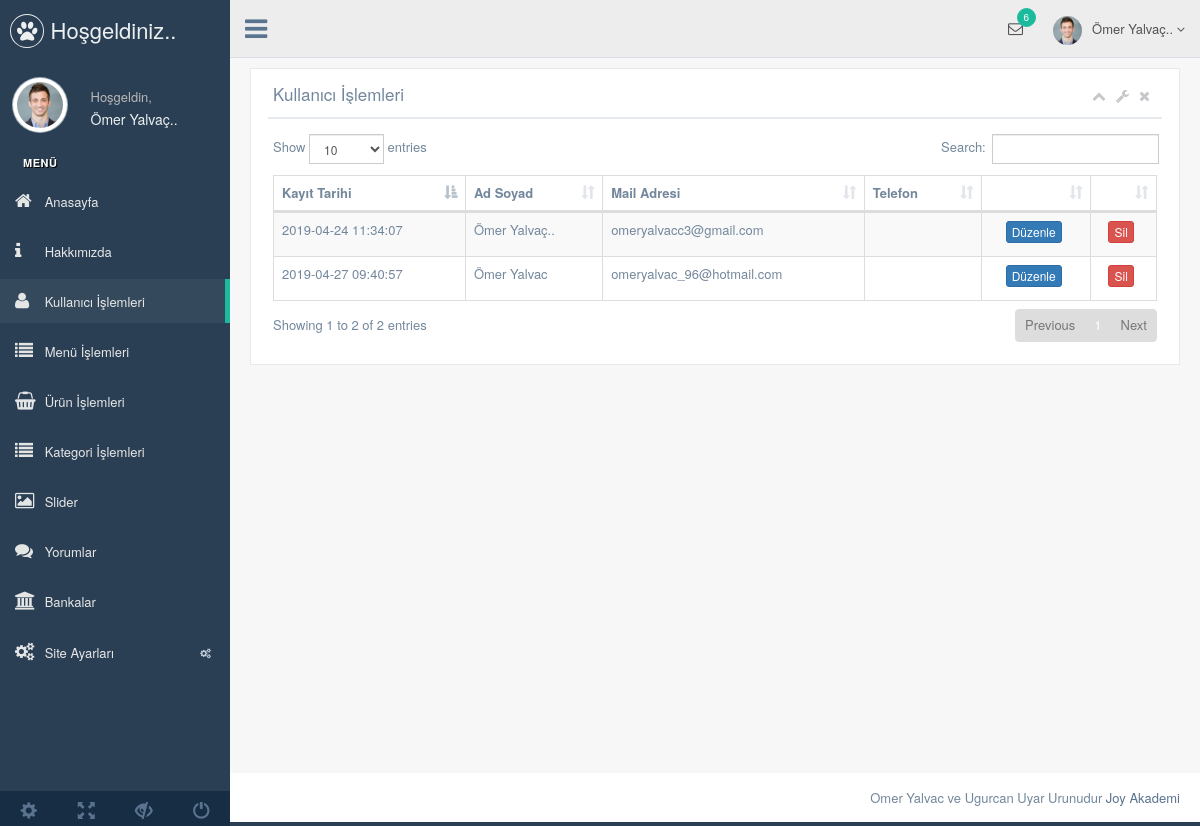
Page /admin/production/kullanici.php (signed in) on the committed database.
### tables this page shows
CREATE TABLE `kullanici` (
  `kullanici_id` int(11) NOT NULL,
  `kullanici_zaman` datetime NOT NULL DEFAULT CURRENT_TIMESTAMP,
  `kullanici_resim` varchar(250) NOT NULL,
  `kullanici_tc` varchar(50) NOT NULL,
  `kullanici_ad` varchar(50) NOT NULL,
  `kullanici_mail` varchar(100) NOT NULL,
  `kullanici_gsm` varchar(50) NOT NULL,
  `kullanici_password` varchar(50) NOT NULL,
  `kullanici_adsoyad` varchar(50) NOT NULL,
  `kullanici_adres` varchar(250) NOT NULL,
  `kullanici_il` varchar(100) NOT NULL,
  `kullanici_ilce` varchar(100) NOT NULL,
  `kullanici_unvan` varchar(100) NOT NULL,
  `kullanici_yetki` varchar(50) NOT NULL,
  `kullanici_durum` int(1) NOT NULL DEFAULT '1'
);

### admin/production/kullanici.php (the view, shortened to what this page needs)
<?php include 'header.php';
$kullanicisor=$db->prepare("SELECT * FROM kullanici");
$kullanicisor->execute();
?>
        <div class="right_col" role="main">
          <div class="">
            <div class="row">
              <div class="col-md-12 col-sm-12 col-xs-12">
                <div class="x_panel">
                  <div class="x_title">
                    <h2>Kullanıcı İşlemleri</h2>
                    <ul class="nav navbar-right panel_toolbox">
                      <li><a class="collapse-link"><i class="fa fa-chevron-up"></i></a>
                      </li>
                      <li class="dropdown">
                        <a href="#" class="dropdown-toggle" data-toggle="dropdown" role="button" aria-expanded="false"><i class="fa fa-wrench"></i></a>
                      </li>
                      <li><a class="close-link"><i class="fa fa-close"></i></a>
                      </li>
                    </ul>
                    <div class="clearfix"></div>
                  </div>
                  <div class="x_content">
                  <table id="datatable-responsive" class="table table-striped table-bordered dt-responsive nowrap" cellspacing="0" width="100%">
                      <thead>
                        <tr>
                          <th>Kayıt Tarihi</th>
                          <th>Ad Soyad</th>
                          <th>Mail Adresi</th>
                          <th>Telefon</th>
                          <th></th>
                          <th> </th>
                        </tr>
                      </thead>
                      <tbody>
<?php
                     while($kullanicicek=$kullanicisor->fetch(PDO::FETCH_ASSOC)){ ?>
                        <tr>
                          <td><?php echo $kullanicicek['kullanici_zaman'] ?></td>
                          <td><?php echo $kullanicicek['kullanici_adsoyad'] ?></td>
                          <td><?php echo $kullanicicek['kullanici_mail'] ?></td>
                          <td><?php echo $kullanicicek['kullanici_gsm'] ?></td>
                          <td><center><a href="kullanici-duzenle.php?kullanici_id=<?php echo $kullanicicek['kullanici_id']; ?>"<button class="btn btn-primary btn-xs">Düzenle </button> </a></center></td>
                          <td><center><a href="../netting/islem.php?kullanici_id=<?php echo $kullanicicek['kullanici_id']; ?>&kullanicisil=ok" ><button class="btn btn-danger btn-xs">Sil </button> </a></center></td>
                        </tr>
                    <?php }
?>
                      </tbody>
                    </table>
                  </div>
                </div>
              </div>
            </div>
          </div>
        </div>
     <?php include 'footer.php';
     ?>

### admin/production/header.php (shortened to what this page needs)
<?php
include '../netting/baglam.php';
$kullanicisor=$db->prepare("SELECT * FROM kullanici where kullanici_mail=:mail");
$kullanicisor->execute(array(
  'mail' => $_SESSION['kullanici_mail']
));
$kullanicicek=$kullanicisor->fetch(PDO::FETCH_ASSOC);
?>
<!DOCTYPE html>
<html lang="en">
  <head>
    <link href="../vendors/bootstrap/dist/css/bootstrap.min.css" rel="stylesheet">
    <link href="../vendors/font-awesome/css/font-awesome.min.css" rel="stylesheet">
    <link href="../vendors/nprogress/nprogress.css" rel="stylesheet">
    <link href="../vendors/iCheck/skins/flat/green.css" rel="stylesheet">
    <link href="../vendors/datatables.net-bs/css/dataTables.bootstrap.min.css" rel="stylesheet">
    <link href="../vendors/datatables.net-buttons-bs/css/buttons.bootstrap.min.css" rel="stylesheet">
    <link href="../vendors/datatables.net-fixedheader-bs/css/fixedHeader.bootstrap.min.css" rel="stylesheet">
    <link href="../vendors/datatables.net-responsive-bs/css/responsive.bootstrap.min.css" rel="stylesheet">
    <link href="../vendors/datatables.net-scroller-bs/css/scroller.bootstrap.min.css" rel="stylesheet">
    <link href="../vendors/dropzone/dist/min/dropzone.min.css" rel="stylesheet">
    <link href="../build/css/custom.min.css" rel="stylesheet">
  </head>
  <body class="nav-md">
    <div class="container body">
      <div class="main_container">
        <div class="col-md-3 left_col">
          <div class="left_col scroll-view">
            <div class="navbar nav_title" style="border: 0;">
              <a href="index.html" class="site_title"><i class="fa fa-paw"></i> <span>Hoşgeldiniz..</span></a>
            </div>
            <div class="profile clearfix">
              <div class="profile_pic">
                <img src="images/img.jpg" alt="..." class="img-circle profile_img">
              </div>
              <div class="profile_info">
                <span>Hoşgeldin,</span>
                <h2><?php echo $kullanicicek['kullanici_adsoyad']; ?></h2>
              </div>
            </div>
            <br />
            <div id="sidebar-menu" class="main_menu_side hidden-print main_menu">
              <div class="menu_section">
                <h3>Menü</h3>
                <ul class="nav side-menu">
                <li><a href="index.php"><i class="fa fa-home"></i> Anasayfa </a></li>
                <li><a href="hakkimizda.php"><i class="fa fa-info"></i> Hakkımızda </a></li>
                <li><a href="kullanici.php"><i class="fa fa-user"></i> Kullanıcı İşlemleri </a></li>
                <li><a href="menu.php"><i class="fa fa-list"></i> Menü İşlemleri </a></li>
                <li><a href="urun.php"><i class="fa fa-shopping-basket"></i> Ürün İşlemleri </a></li>
                <li><a href="kategori.php"><i class="fa fa-list"></i> Kategori İşlemleri </a></li>
                <li><a href="slider.php"><i class="fa fa-image"></i> Slider </a></li>
                <li><a href="yorum.php"><i class="fa fa-comments"></i> Yorumlar </a></li>
                <li><a href="banka.php"><i class="fa fa-bank"></i> Bankalar </a></li>
                  <li><a><i class="fa fa-cogs"></i> Site Ayarları <span class="fa fa-cogs"></span></a>
                  </li>
                </ul>
              </div>
            </div>
            <div class="sidebar-footer hidden-small">
              <a data-toggle="tooltip" data-placement="top" title="Settings">
                <span class="glyphicon glyphicon-cog" aria-hidden="true"></span>
              </a>
              <a data-toggle="tooltip" data-placement="top" title="FullScreen">
                <span class="glyphicon glyphicon-fullscreen" aria-hidden="true"></span>
              </a>
              <a data-toggle="tooltip" data-placement="top" title="Lock">
                <span class="glyphicon glyphicon-eye-close" aria-hidden="true"></span>
              </a>
              <a data-toggle="tooltip" data-placement="top" title="Logout">
                <span class="glyphicon glyphicon-off" aria-hidden="true"></span>
              </a>
            </div>
          </div>
        </div>
        <div class="top_nav">
          <div class="nav_menu">
            <nav>
              <div class="nav toggle">
                <a id="menu_toggle"><i class="fa fa-bars"></i></a>
              </div>
              <ul class="nav navbar-nav navbar-right">
                <li class="">
                  <a href="javascript:;" class="user-profile dropdown-toggle" data-toggle="dropdown" aria-expanded="false">
                    <img src="images/img.jpg" alt=""><?php echo $kullanicicek['kullanici_adsoyad']; ?>
                    <span class=" fa fa-angle-down"></span>
                  </a>
                </li>
                <li role="presentation" class="dropdown">
                  <a href="javascript:;" class="dropdown-toggle info-number" data-toggle="dropdown" aria-expanded="false">
                    <i class="fa fa-envelope-o"></i>
                    <span class="badge bg-green">6</span>
                  </a>
                </li>
              </ul>
            </nav>
          </div>
        </div>

### rows in the picture
kullanici: kullanici_adsoyad "Ömer Yalvaç..", kullanici_zaman "2019-04-24 11:34:07", kullanici_mail "omeryalvacc3@gmail.com"
kullanici: kullanici_zaman "2019-04-27 09:40:57", kullanici_adsoyad "Ömer Yalvac", kullanici_mail "omeryalvac_96@hotmail.com"
